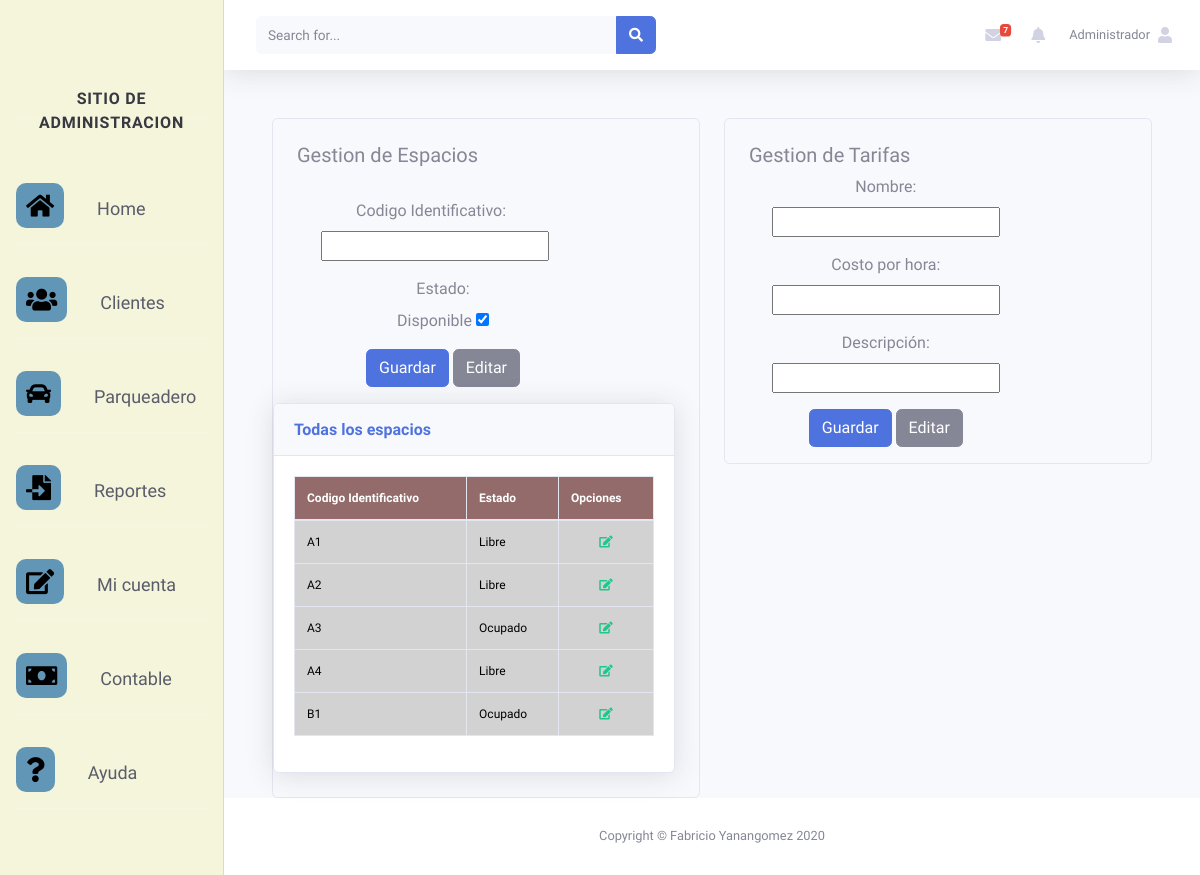
The page /detalles/ on the database its author committed.
### core/models.py (models this page shows, shortened)
class EspacioEstacionamiento (models.Model):
    codigoIdentificativo = models.CharField(max_length=10, blank=True)
    estadoEstacionamiento = models.BooleanField(default=True)

### core/views.py (the view)
# urls.py: path('detalles/', detalles_view,name="page-detalles"),
def detalles_view(request):
    tarifa_form = TarifaForm(request.POST or None)
    espacio_form = EspacioForm(request.POST or None)
    espacios = EspacioEstacionamiento.objects.all()
    context = {
        'tarifa_form': tarifa_form,
        'espacio_form': espacio_form,
        'espacios': espacios
    }
    return render(request, 'SystemParking/detalles.html', context)

### core/forms.py
class TarifaForm(forms.ModelForm):
    class Meta:
        model = Tarifa
        fields = ('nombreTarifa', 'precioTarifa', 'descripcionTarifa')

class EspacioForm(forms.ModelForm):
    class Meta:
        model = EspacioEstacionamiento
        fields = ('codigoIdentificativo','estadoEstacionamiento')

### core/templates/SystemParking/detalles.html (shortened to what this page needs)
{% extends 'SystemParking/base.html' %}
{% block content %}
<div class="container-fluid">
<div class="row">
    <div class="col">
                <div class="rounded mt-4 border border-gray">
<div>
    <h5 class="ml-4 mt-4">Gestion de Espacios</h5>
</div>
    <div class="row">
        <div class="col ml-4">
                  <form class="text-center ml-4 mt-4" method="post" action="{% url 'page-nuevo-espacio' %}">
    <div class="form-group">
      <div class="row mr-4">
        <div class="col-md-8">
          <label for="{{ tarifa_form.nombreTarifa.id_for_label }}">Codigo Identificativo:</label>
        </div>
        <div class="col-md-8">
          {{ espacio_form.codigoIdentificativo }}
        </div>
      </div>
    </div>
    <div class="form-group">
      <div class="row">
        <div class="col-md-8">
          <label for="{{ tarifa_form.precioTarifa.id_for_label }}">Estado:</label>
        </div>
        <div class="col-md-8">
            Disponible
          {{ espacio_form.estadoEstacionamiento }}
        </div>
      </div>
    </div>
         <div class="form-group">
      <div class="row">
        <div class="col-md-8">
                      <button type="submit" class="btn btn-primary">Guardar</button>
          <button type="button" class="btn btn-secondary">Editar</button>
        </div>
      </div>
    </div>
  </form>
        </div>
        <div class="col">
                    <div class="card shadow mb-4 mr-4">
                        <div class="card-header py-3">
                            <h6 class="m-0 font-weight-bold text-primary">Todas los espacios</h6>
                        </div>
                        <div class="card-body">
                            <div class="table-responsive">
                                <table class="table table-bordered " id="example" width="100%" cellspacing="0">
                                    <thead>
                                        <tr>
                                            <th>Codigo Identificativo</th>
                                            <th> Estado</th>
                                            <th>Opciones</th>
                                        </tr>
                                    </thead>
                                    <tbody>
                                        {% for item in espacios %}
                                        <tr>
                                            <td>{{item.codigoIdentificativo}}</td>
                                           {% if item.estadoEstacionamiento %}
    <td>Libre</td>
{% else %}
    <td>Ocupado</td>
{% endif %}
                                              <td>
                                                <div class="text-center">
                                                    <i class="fa fa-edit text-success"></i>
                                                </div>
                                            </td>
                                        </tr>
                                    {% endfor %}
                                    </tbody>
                                </table>
                            </div>
                        </div>
                    </div>
        </div>
    </div>
</div>
    </div>
    <div class="col">
              <div class="rounded mt-4 border border-gray">
    <div>
      <h5 class="ml-4 mt-4"> Gestion de Tarifas </h5>
    </div>
                  <div class="d-flex justify-content-center text-center">
                  <form class="ml-4" method="post" action="{% url 'page-nueva-tarifa' %}">
    <div class="form-group">
      <div class="row">
        <div class="col-md-8">
          <label for="{{ tarifa_form.nombreTarifa.id_for_label }}">Nombre:</label>
        </div>
        <div class="col-md-8">
          {{ tarifa_form.nombreTarifa }}
        </div>
      </div>
    </div>
    <div class="form-group">
      <div class="row">
        <div class="col-md-8">
          <label for="{{ tarifa_form.precioTarifa.id_for_label }}">Costo por hora:</label>
        </div>
        <div class="col-md-8">
          {{ tarifa_form.precioTarifa }}
        </div>
      </div>
    </div>
    <div class="form-group">
      <div class="row">
        <div class="col-md-8">
          <label for="{{ tarifa_form.descripcionTarifa.id_for_label }}">Descripción:</label>
        </div>
        <div class="col-md-8">
          {{ tarifa_form.descripcionTarifa }}
        </div>
      </div>
    </div>
    <div class="form-group">
      <div class="row">
        <div class="col-md-8">
                      <button type="submit" class="btn btn-primary">Guardar</button>
          <button type="button" class="btn btn-secondary">Editar</button>
        </div>
      </div>
    </div>
  </form>
                  </div>
    </div>
  </div>
</div>
{% endblock %}

### core/templates/SystemParking/detalles.html (style rules this page uses)
#example { font-size: 12px; }
thead { background-color: #926B6A; color: white; }
tbody { color: black; background-color: #D2D2D2; border: 1px solid gray; }

### rows shown on the page
EspacioEstacionamiento: codigoIdentificativo "A1", estadoEstacionamiento "Libre"
EspacioEstacionamiento: codigoIdentificativo "A2", estadoEstacionamiento "Libre"
EspacioEstacionamiento: codigoIdentificativo "A3", estadoEstacionamiento "Ocupado"
EspacioEstacionamiento: codigoIdentificativo "A4", estadoEstacionamiento "Libre"
EspacioEstacionamiento: codigoIdentificativo "B1", estadoEstacionamiento "Ocupado"
